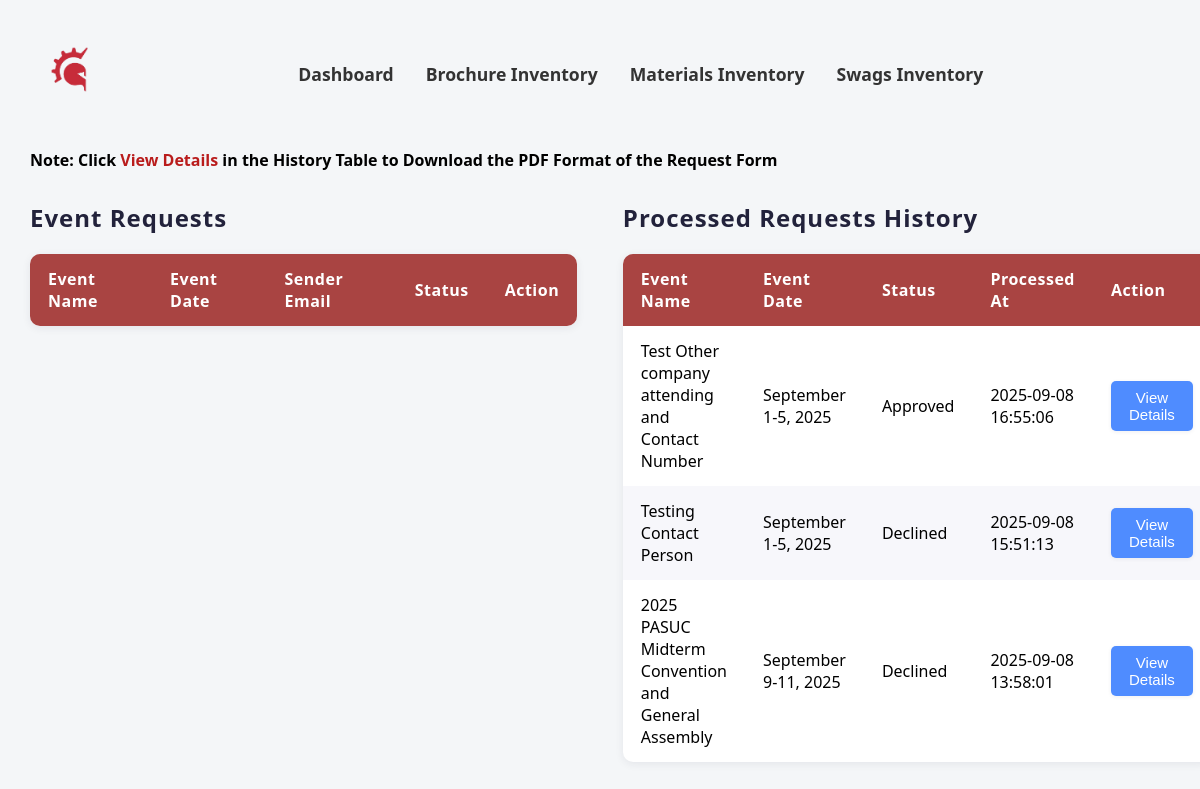
Before: /admin/admin_request.php (signed in) with the older database file.
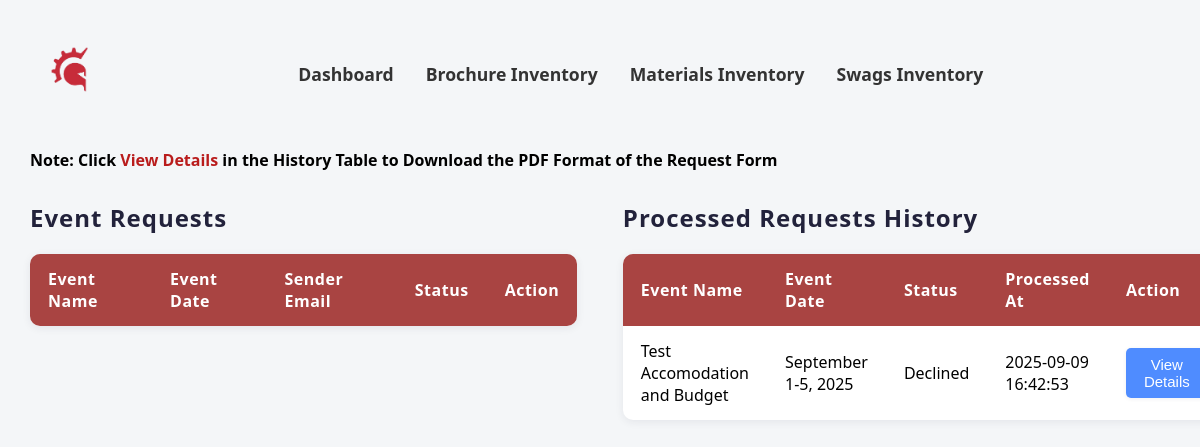
After: the same page with the newer database file.
### tables this page shows
CREATE TABLE `event_form_history` (
  `event_form_id` int(11) NOT NULL,
  `event_name` varchar(255) DEFAULT NULL,
  `event_title` varchar(255) DEFAULT NULL,
  `event_date` varchar(100) DEFAULT NULL,
  `contact_person` varchar(50) NOT NULL,
  `contact_number` varchar(20) NOT NULL,
  `event_duration` varchar(100) NOT NULL,
  `sender_email` varchar(255) DEFAULT NULL,
  `date_time_ingress` datetime DEFAULT NULL,
  `date_time_egress` datetime DEFAULT NULL,
  `claiming_id` varchar(255) DEFAULT NULL,
  `place` varchar(255) DEFAULT NULL,
  `location` varchar(255) DEFAULT NULL,
  `sponsorship_budg` varchar(20) NOT NULL,
  `amount` int(11) DEFAULT NULL,
  `target_audience` varchar(255) DEFAULT NULL,
  `number_audience` varchar(255) DEFAULT NULL,
  `other_attendee` varchar(255) NOT NULL,
  `set_up` enum('Yes','No','','') DEFAULT NULL,
  `booth_size` varchar(255) DEFAULT NULL,
  `booth_inclusion` varchar(255) DEFAULT NULL,
  `number_tables` int(11) DEFAULT NULL,
  `number_chairs` int(11) DEFAULT NULL,
  `speaking_slot` varchar(20) DEFAULT NULL,
  `speaker_name` varchar(50) DEFAULT NULL,
  `date_time` datetime DEFAULT NULL,
  `duration` varchar(50) DEFAULT NULL,
  `topic` varchar(255) DEFAULT NULL,
  `technical_team` varchar(255) DEFAULT NULL,
  `technical_task` varchar(255) DEFAULT NULL,
  `trainer_needed` varchar(255) DEFAULT NULL,
  `trainer_task` varchar(255) DEFAULT NULL,
  `provide_materials` varchar(255) DEFAULT NULL,
  `requested_by` varchar(100) NOT NULL,
  `created_at` datetime DEFAULT NULL,
  `request_status` varchar(50) DEFAULT NULL,
  `processed_at` datetime DEFAULT NULL,
  `user_id` int(11) DEFAULT NULL,
  `request_mats` int(11) DEFAULT NULL
);

### admin/admin_request.php (the view, shortened to what the changed rows need)
<?php
$connection = CONNECTIVITY();
function fetch_requested_materials($connection, $mat_id) {
    $materials = [];
    if ($mat_id) {
        $stmt = mysqli_prepare($connection, "SELECT * FROM material_request_form WHERE request_mats = ?");
        mysqli_stmt_bind_param($stmt, "i", $mat_id);
        mysqli_stmt_execute($stmt);
        $mat_result = mysqli_stmt_get_result($stmt);
        while ($mat_row = mysqli_fetch_assoc($mat_result)) {
            $materials[] = [
                'Brochure' => [
                    'name' => $mat_row['name_brochures'],
                    'qty' => $mat_row['brochure_quantity']
                ],
                'Swag' => [
                    'name' => $mat_row['name_swag'],
                    'qty' => $mat_row['swag_quantity']
                ],
                'Marketing Material' => [
                    'name' => $mat_row['name_material'],
                    'qty' => $mat_row['material_quantity']
                ]
            ];
        }
    }
    return $materials;
}
function fetch_team_members($connection, $event_form_id, $is_history = false) {
    $members = [];
    if ($event_form_id) {
        if ($is_history) {
            $stmt = mysqli_prepare($connection, "SELECT attendee_name FROM team_history WHERE event_form_id = ?");
        } else {
            $stmt = mysqli_prepare($connection, "SELECT attendee_name FROM team WHERE event_form_id = ?");
        }
        mysqli_stmt_bind_param($stmt, "i", $event_form_id);
        mysqli_stmt_execute($stmt);
        $result = mysqli_stmt_get_result($stmt);
        while ($row = mysqli_fetch_assoc($result)) {
            $members[] = $row['attendee_name'];
        }
    }
    return $members;
}
function fetch_accommodation_transportation($connection, $event_form_id) {
    $info = [];
    if ($event_form_id) {
        $stmt = mysqli_prepare($connection, "SELECT * FROM accommodation_transportation WHERE event_form_id = ?");
        mysqli_stmt_bind_param($stmt, "i", $event_form_id);
        mysqli_stmt_execute($stmt);
        $result = mysqli_stmt_get_result($stmt);
        $row = mysqli_fetch_assoc($result);
    }
    return $info;
}
$history_per_page = 10;
$history_page = isset($_GET['history_page']) ? max(1, intval($_GET['history_page'])) : 1;
$history_offset = ($history_page - 1) * $history_per_page;
$history_query = "SELECT h.event_form_id, h.event_name, h.event_title, h.event_date,
    COALESCE(h.sender_email, u.email) AS sender_email,
    h.date_time_ingress, h.date_time_egress, h.place, h.location, h.sponsorship_budg,
    h.target_audience, h.number_audience, h.set_up, h.booth_size, h.booth_inclusion,
    h.number_tables, h.number_chairs, h.speaking_slot, h.date_time, h.topic,
    h.technical_team, h.trainer_needed, h.trainer_task, h.provide_materials,
    h.created_at, h.user_id, h.request_mats, h.request_status, h.processed_at,
    h.event_duration,h.claiming_id,h.amount, h.duration, h.speaker_name, h.technical_task,
    h.requested_by,h.contact_person,h.contact_number, h.other_attendee
    FROM event_form_history h
    LEFT JOIN users u ON h.user_id = u.user_id
    ORDER BY h.processed_at DESC LIMIT ? OFFSET ?";
$stmt = mysqli_prepare($connection, $history_query);
mysqli_stmt_bind_param($stmt, "ii", $history_per_page, $history_offset);
mysqli_stmt_execute($stmt);
$history_result = mysqli_stmt_get_result($stmt);
$history_requests = [];
while ($row = mysqli_fetch_assoc($history_result)) {
    $row['requested_materials'] = fetch_requested_materials($connection, intval($row['request_mats']));
    $row['team_members'] = fetch_team_members($connection, intval($row['event_form_id']), true);
    $row['accommodation_transportation'] = fetch_accommodation_transportation($connection, intval($row['event_form_id']));
    $history_requests[] = $row;
}
?>
<!DOCTYPE html>
<html lang="en">
<head>
    <link rel="stylesheet" href="../CSS/admin_request.css">
</head>
<body>
    <div class="tables-flex">
        <div class="table-container">
            <h2>Event Requests</h2>
            <table>
                <thead>
                    <tr>
                        <th>Event Name</th>
                        <th>Event Date</th>
                        <th>Sender Email</th>
                        <th>Status</th>
                        <th>Action</th>
                    </tr>
                </thead>
            </table>
        </div>
        <div class="table-container">
            <h2>Processed Requests History</h2>
            <table>
                <thead>
                    <tr>
                        <th>Event Name</th>
                        <th>Event Date</th>
                        <th>Status</th>
                        <th>Processed At</th>
                        <th>Action</th>
                    </tr>
                </thead>
                <tbody>
                <?php foreach($history_requests as $row): ?>
                    <tr>
                        <td><?= htmlspecialchars($row['event_name']); ?></td>
                        <td><?= htmlspecialchars($row['event_date']); ?></td>
                        <td><?= htmlspecialchars($row['request_status']); ?></td>
                        <td><?= htmlspecialchars($row['processed_at']); ?></td>
                        <td>
                            <button
                                class="view-request"
                                data-request='<?= json_encode($row, JSON_HEX_TAG | JSON_HEX_APOS | JSON_HEX_QUOT | JSON_HEX_AMP); ?>'
                                data-materials='<?= json_encode($row['requested_materials'], JSON_HEX_TAG | JSON_HEX_APOS | JSON_HEX_QUOT | JSON_HEX_AMP); ?>'
                            >View Details</button>
                        </td>
                    </tr>
                <?php endforeach; ?>
                </tbody>
            </table>
    </div>
</body>
</html>

Changed rows visible on the page:
removed event_form_history: event_name "Test Other company attending and Contact Number", event_date "September 1-5, 2025", request_status "Approved", processed_at "2025-09-08 16:55:06"
removed event_form_history: event_name "Testing Contact Person", event_date "September 1-5, 2025", request_status "Declined", processed_at "2025-09-08 15:51:13"
removed event_form_history: event_name "2025 PASUC Midterm Convention and General Assembly", event_date "September 9-11, 2025", request_status "Declined", processed_at "2025-09-08 13:58:01"
added event_form_history: event_name "Test Accomodation and Budget", event_date "September 1-5, 2025", request_status "Declined", processed_at "2025-09-09 16:42:53"
